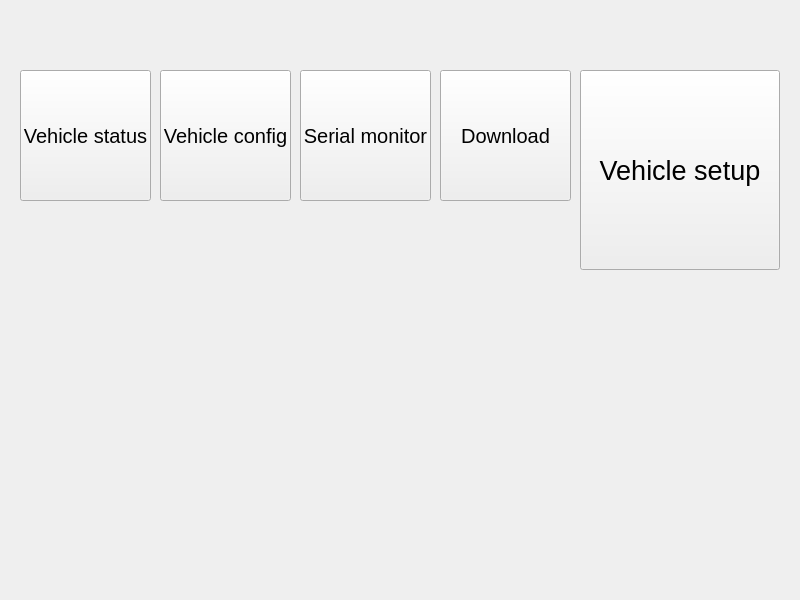
<?xml version="1.0" encoding="UTF-8"?>
<ui version="4.0">
 <class>HomePanel</class>
 <widget class="QWidget" name="HomePanel">
  <property name="geometry">
   <rect>
    <x>0</x>
    <y>0</y>
    <width>800</width>
    <height>600</height>
   </rect>
  </property>
  <property name="windowTitle">
   <string>Form</string>
  </property>
  <property name="styleSheet">
   <string notr="true">&lt;align='center'&gt;</string>
  </property>
  <widget class="QToolButton" name="button_vehicle_setup">
   <property name="geometry">
    <rect>
     <x>580</x>
     <y>70</y>
     <width>200</width>
     <height>200</height>
    </rect>
   </property>
   <property name="font">
    <font>
     <pointsize>20</pointsize>
    </font>
   </property>
   <property name="toolTip">
    <string>Vechile setup wizzard</string>
   </property>
   <property name="statusTip">
    <string>Vechile setup wizzard</string>
   </property>
   <property name="autoFillBackground">
    <bool>false</bool>
   </property>
   <property name="text">
    <string>Vehicle setup</string>
   </property>
   <property name="icon">
    <iconset>
     <normaloff>../../../resources/setup.png</normaloff>../../../resources/setup.png</iconset>
   </property>
   <property name="iconSize">
    <size>
     <width>150</width>
     <height>150</height>
    </size>
   </property>
   <property name="toolButtonStyle">
    <enum>Qt::ToolButtonTextUnderIcon</enum>
   </property>
   <property name="autoRaise">
    <bool>false</bool>
   </property>
  </widget>
  <widget class="QToolButton" name="button_serial_monitor">
   <property name="geometry">
    <rect>
     <x>300</x>
     <y>70</y>
     <width>131</width>
     <height>131</height>
    </rect>
   </property>
   <property name="font">
    <font>
     <pointsize>15</pointsize>
    </font>
   </property>
   <property name="toolTip">
    <string>Serial monitor</string>
   </property>
   <property name="statusTip">
    <string>Serial monitor</string>
   </property>
   <property name="autoFillBackground">
    <bool>false</bool>
   </property>
   <property name="text">
    <string>Serial monitor</string>
   </property>
   <property name="icon">
    <iconset>
     <normaloff>../../../resources/serial_monitor.png</normaloff>../../../resources/serial_monitor.png</iconset>
   </property>
   <property name="iconSize">
    <size>
     <width>100</width>
     <height>100</height>
    </size>
   </property>
   <property name="toolButtonStyle">
    <enum>Qt::ToolButtonTextUnderIcon</enum>
   </property>
   <property name="autoRaise">
    <bool>false</bool>
   </property>
  </widget>
  <widget class="QToolButton" name="button_firmware_download">
   <property name="geometry">
    <rect>
     <x>440</x>
     <y>70</y>
     <width>131</width>
     <height>131</height>
    </rect>
   </property>
   <property name="font">
    <font>
     <pointsize>15</pointsize>
    </font>
   </property>
   <property name="toolTip">
    <string>Download firmware to the AeroQuad</string>
   </property>
   <property name="statusTip">
    <string>Download firmware to the AeroQuad</string>
   </property>
   <property name="autoFillBackground">
    <bool>false</bool>
   </property>
   <property name="text">
    <string>Download</string>
   </property>
   <property name="icon">
    <iconset>
     <normaloff>../../../resources/download.png</normaloff>../../../resources/download.png</iconset>
   </property>
   <property name="iconSize">
    <size>
     <width>100</width>
     <height>100</height>
    </size>
   </property>
   <property name="toolButtonStyle">
    <enum>Qt::ToolButtonTextUnderIcon</enum>
   </property>
   <property name="autoRaise">
    <bool>false</bool>
   </property>
  </widget>
  <widget class="QToolButton" name="button_vehicle_configuration">
   <property name="geometry">
    <rect>
     <x>160</x>
     <y>70</y>
     <width>131</width>
     <height>131</height>
    </rect>
   </property>
   <property name="font">
    <font>
     <pointsize>15</pointsize>
    </font>
   </property>
   <property name="toolTip">
    <string>Vehicle configuration</string>
   </property>
   <property name="statusTip">
    <string>Vehicle configuration</string>
   </property>
   <property name="autoFillBackground">
    <bool>false</bool>
   </property>
   <property name="text">
    <string>Vehicle config</string>
   </property>
   <property name="icon">
    <iconset>
     <normaloff>../../../resources/configuration.png</normaloff>../../../resources/configuration.png</iconset>
   </property>
   <property name="iconSize">
    <size>
     <width>100</width>
     <height>100</height>
    </size>
   </property>
   <property name="toolButtonStyle">
    <enum>Qt::ToolButtonTextUnderIcon</enum>
   </property>
   <property name="autoRaise">
    <bool>false</bool>
   </property>
  </widget>
  <widget class="QToolButton" name="button_vehicle_status">
   <property name="geometry">
    <rect>
     <x>20</x>
     <y>70</y>
     <width>131</width>
     <height>131</height>
    </rect>
   </property>
   <property name="font">
    <font>
     <pointsize>15</pointsize>
    </font>
   </property>
   <property name="toolTip">
    <string>Vehicle status</string>
   </property>
   <property name="statusTip">
    <string>Vehicle status</string>
   </property>
   <property name="autoFillBackground">
    <bool>false</bool>
   </property>
   <property name="text">
    <string>Vehicle status</string>
   </property>
   <property name="icon">
    <iconset>
     <normaloff>../../../resources/info.png</normaloff>../../../resources/info.png</iconset>
   </property>
   <property name="iconSize">
    <size>
     <width>100</width>
     <height>100</height>
    </size>
   </property>
   <property name="toolButtonStyle">
    <enum>Qt::ToolButtonTextUnderIcon</enum>
   </property>
   <property name="autoRaise">
    <bool>false</bool>
   </property>
  </widget>
 </widget>
 <resources/>
 <connections/>
</ui>
